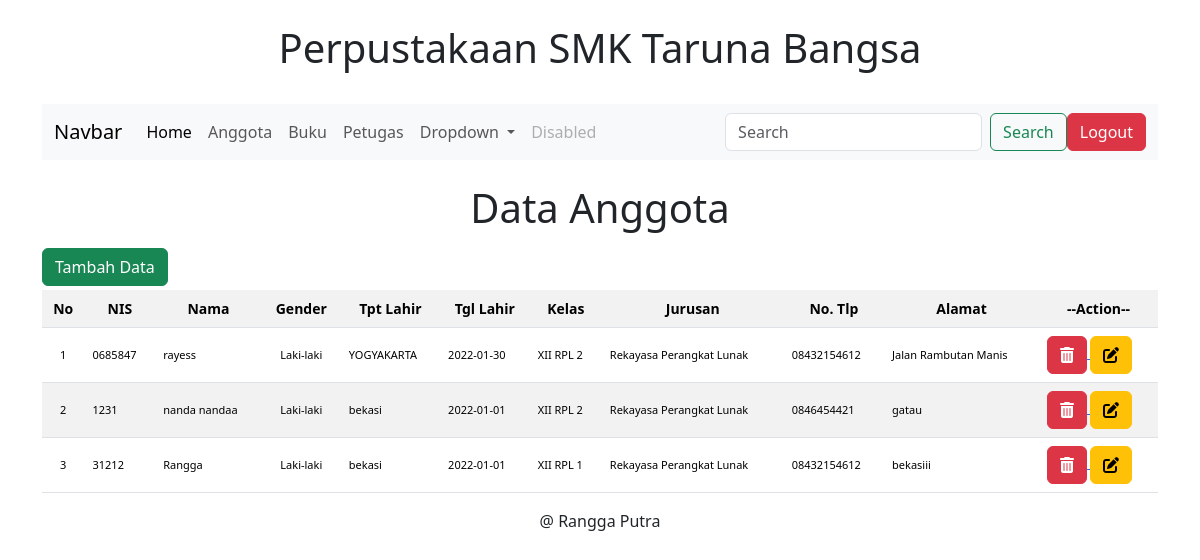
Page /dashboard.php?page=anggota (signed in) on the committed database.
### tables this page shows
CREATE TABLE `anggota` (
  `id_anggota` int(11) NOT NULL,
  `nis` varchar(20) NOT NULL,
  `nama` varchar(50) NOT NULL,
  `jk` char(1) NOT NULL,
  `tempat_lahir` varchar(30) NOT NULL,
  `tanggal_lahir` date NOT NULL,
  `id_kelas` int(11) NOT NULL,
  `id_jurusan` int(11) NOT NULL,
  `nomor_telepon` varchar(15) NOT NULL,
  `alamat` text NOT NULL
);

CREATE TABLE `kelas` (
  `id_kelas` int(11) NOT NULL,
  `nama_kelas` varchar(10) NOT NULL
);

CREATE TABLE `jurusan` (
  `id_jurusan` int(11) NOT NULL,
  `nama_jurusan` varchar(50) NOT NULL
);

### anggota.php (the view, shortened to what this page needs)
<?php
    if ($_SESSION['jabatan']=='petugas') {
?>
<center><h1 class="mt-4 mb-3">Data Anggota</h1></center>
<button type="button" class="btn btn-success mb-1" data-bs-toggle="modal" data-bs-target="#tambahanggota">
  Tambah Data
</button>
<table class="table table-striped table-hover">
    <tr class="text-center">
        <th>No</th>
        <th>NIS</th>
        <th>Nama</th>
        <th>Gender</th>
        <th>Tpt Lahir</th>
        <th>Tgl Lahir</th>
        <th>Kelas</th>
        <th>Jurusan</td>
        <th>No. Tlp</th>
        <th>Alamat</th>
        <th>--Action--</th>
    </tr>
    <?php
        $query = mysqli_query($konek,"SELECT * FROM anggota");
        $no = 1;
        foreach ($query as $row) {
    ?>
    <tr style="font-size: 11px; table-layout: fixed">
        <td align="center" valign="middle"><?php echo $no; ?></td>
        <td valign="middle"><?php echo $row['nis']; ?></td>
        <td valign="middle"><?php echo $row['nama']; ?></td>
        <td align="center" valign="middle"><?php echo $row['jk']=="L"?"Laki-laki":"Perempuan"; ?></td>
        <td valign="middle"><?php echo $row['tempat_lahir']; ?></td>
        <td valign="middle"><?php echo $row['tanggal_lahir']; ?></td>
        <td valign="middle">
        <?php
                   $idkelas = $row['id_kelas'];
                   $query_kelas = mysqli_query($konek,"SELECT * FROM kelas WHERE id_kelas ='$idkelas'");
                   foreach ($query_kelas as $kelas) {
                       echo $kelas['nama_kelas'];
                   }
                   ?>
                   </td>
        <td valign="middle">
        <?php
                     $idjurusan = $row['id_jurusan'];
                     $query_jurusan = mysqli_query($konek,"SELECT * FROM jurusan WHERE id_jurusan ='$idjurusan'");
                     foreach ($query_jurusan as $jurusan){
                         echo $jurusan['nama_jurusan'];
                     }
                     ?>
                     </td>
        <td valign="middle"><?php echo $row['nomor_telepon']; ?></td>
        <td valign="middle"><?php echo $row['alamat']; ?></td>
        <td valign="middle">
            <a href="?page=anggota-delete&delete=&id=<?php echo $row['id_anggota'];?>">
                <button class="btn btn-danger"><i class="fas fa-trash-alt"></i></button>
            </a>
            <a href="?page=anggota-edit&edit=&id=<?php echo $row['id_anggota'];?>">
                <button class="btn btn-warning"><i class="fas fa-edit"></i></button>
            </a>
        </td>
    </tr>
    <?php
    $no++;
    }
    ?>
</table>
<?php
}
?>

### dashboard.php (shortened to what this page needs)
<?php
if ($_SESSION['jabatan']=="petugas") {
    include('koneksi.php');
?>
<!DOCTYPE html>
<html lang="en">
<head>
    <link rel="stylesheet" href="bootstrap-5.1.3-dist/css/bootstrap.min.css">
    <link rel="stylesheet" href="fontawesome-free-5.15.4-web/css/all.min.css">
</head>
<body>
    <div class="container">
        <div class="row">
            <div class="col">
                <br>
                <h1><center>Perpustakaan SMK Taruna Bangsa</center></h1>
                <br>
            </div>
        </div>
        <div class="row">
            <div class="col">
                <nav class="navbar navbar-expand-lg navbar-light bg-light">
                    <div class="container-fluid">
                        <a class="navbar-brand" href="#">Navbar</a>
                        <div class="collapse navbar-collapse" id="navbarSupportedContent">
                        <ul class="navbar-nav me-auto mb-2 mb-lg-0">
                            <li class="nav-item">
                                <a class="nav-link active" aria-current="page" href="/perpustakaan/dashboard.php">Home</a>
                            </li>
                            <li class="nav-item">
                                <a class="nav-link" href="?page=anggota">Anggota</a>
                            </li>
                            <li class="nav-item">
                                <a class="nav-link" href="?page=buku">Buku</a>
                            </li>
                            <li class="nav-item">
                                <a class="nav-link" href="?page=petugas">Petugas</a>
                            </li>
                            <li class="nav-item dropdown">
                                <a class="nav-link dropdown-toggle" href="#" id="navbarDropdown" role="button" data-bs-toggle="dropdown" aria-expanded="false">
                                    Dropdown
                                </a>
                            </li>
                            <li class="nav-item">
                                <a class="nav-link disabled">Disabled</a>
                            </li>
                        </ul>
                        <form class="d-flex">
                            <input class="form-control me-2" type="search" placeholder="Search" aria-label="Search">
                            <button class="btn btn-outline-success" type="submit">Search</button>
                        </form>
                        <a href="?page=logout"><button class="btn btn-danger">Logout</button></a>
                        </div>
                    </div>
                </nav>
            </div>
        </div>
        <div class="row">
            <div class="col-12">
                <?php
                if(isset($_GET['page'])){
                    if ($_GET['page']=="anggota") {
                        include('anggota.php');
                    }elseif($_GET['page']=="anggota-delete"){
                        include('anggota-delete.php');
                    }elseif($_GET['page']=="anggota-insert"){
                        include('anggota-insert.php');
                    }elseif($_GET['page']=="anggota-edit"){
                        include('anggota-edit.php');
                    }elseif($_GET['page']=="anggota-edit-proses"){
                        include('anggota-edit-proses.php');
                    }elseif($_GET['page']=="logout"){
                        include('logout.php');
                    }elseif($_GET['page']=="petugas"){
                        include('petugas.php');
                    }elseif($_GET['page']=="petugas-insert"){
                        include('petugas-insert.php');
                    }elseif($_GET['page']=="petugas-delete"){
                        include('petugas-delete.php');
                    }elseif($_GET['page']=="petugas-edit"){
                        include('petugas-edit.php');
                    }elseif($_GET['page']=="petugas-edit-proses"){
                        include('petugas-edit-proses.php');
                    }else{
                        echo "<h1>Halaman yang anda cari tidak ditemukan!";
                    }
                }else{
                    echo "<br><br><center><h1>Selamat Datang Administrator</h1></center><br><br>";
                }
                ?>
            </div>
        </div>
        <div class="row">
            <div class="col">
                <center>@ Rangga Putra</center>
            </div>
        </div>
    </div>
</body>
</html>
<?php
}
else
{
    ?>
    <script>
    window.location.href='index.php';
    </script>
    <?php
}
?>

### dashboard.php (style rules this page uses)
table { max-width: 100%; font-size : 14px; }

### rows in the picture
anggota: nis "0685847", nama "rayess", jk "Laki-laki", tempat_lahir "YOGYAKARTA", tanggal_lahir "2022-01-30", nomor_telepon "08432154612", alamat "Jalan Rambutan Manis"
kelas: nama_kelas "XII RPL 2"
jurusan: nama_jurusan "Rekayasa Perangkat Lunak"
anggota: nis "1231", nama "nanda nandaa", jk "Laki-laki", tempat_lahir "bekasi", tanggal_lahir "2022-01-01", nomor_telepon "0846454421", alamat "gatau"
anggota: nis "31212", nama "Rangga", jk "Laki-laki", tempat_lahir "bekasi", tanggal_lahir "2022-01-01", nomor_telepon "08432154612", alamat "bekasiii"
kelas: nama_kelas "XII RPL 1"
